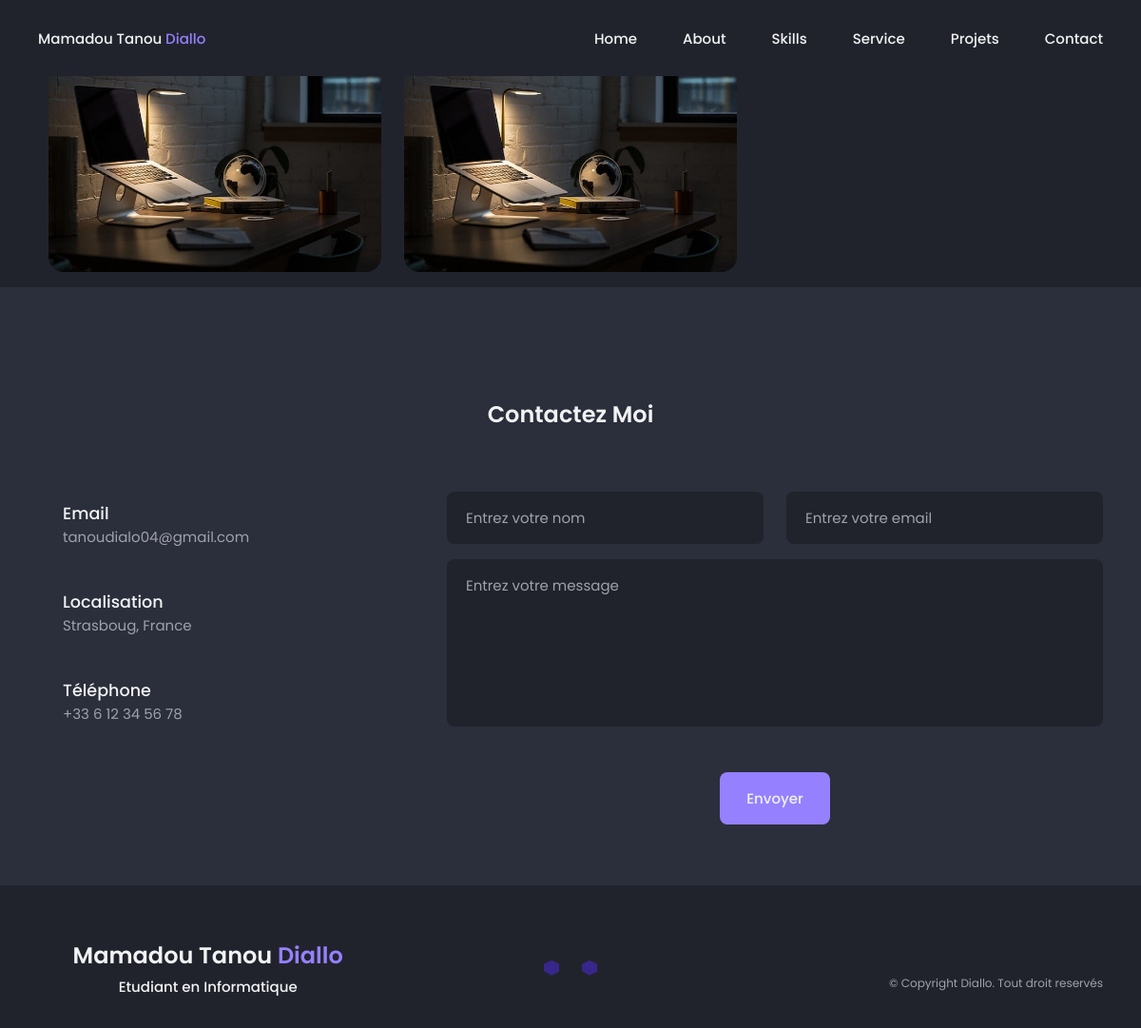
The app's page /contact.php, older data.
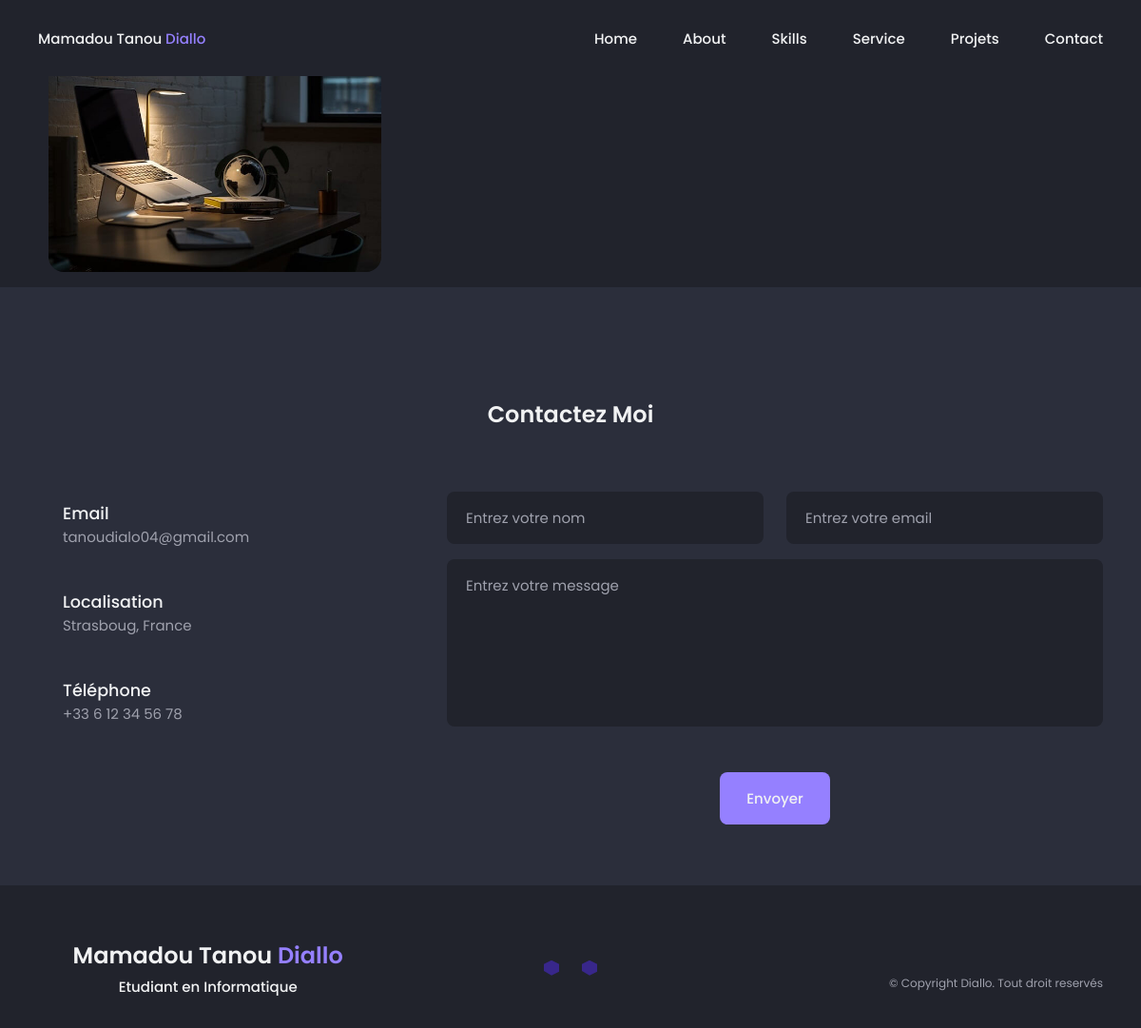
The same page, newer data.
### tables this page shows
CREATE TABLE projects (
                id INTEGER PRIMARY KEY AUTOINCREMENT,
                name TEXT NOT NULL,
                description TEXT NOT NULL,
                image TEXT,
                show_more_link TEXT
            );

### contact.php (the view, shortened to what this page needs)
<?php
$db = Database::getInstance()->getConnection();
?>
<!DOCTYPE html>
<html lang="en">
<head>
    <link rel="stylesheet" href="assets/css/styles.css">
</head>
<body>
<header class="header" id="header">
</header>
<main class="main">
    <section class="projects">
        <h2>Projects</h2>
        <div class="projects__container container grid">
            <?php
            $stmt = $db->query("SELECT * FROM projects");
            while ($row = $stmt->fetch(PDO::FETCH_ASSOC)) {
                echo "<article class='projects__card'>";
                if (!empty($row['image'])) {
                    echo "<img src='" . htmlspecialchars($row['image']) . "' alt='" . htmlspecialchars($row['name']) . "' class='projects__img'>";
                }
                echo "</article>";
            }
            ?>
        </div>
    </section>
</main>
<footer class="footer">
</footer>
</body>
</html>

### assets/css/commun.css (style rules this page uses)
@media screen and (min-width: 1152px) { :root { --biggest-font-size: 4rem; --bigger-font-size: 2rem; --h1-font-size: 2.25rem; --h2-font-size: 2.5rem; --h3-font-size: 1.25rem; --normal-font-size: 1rem; --small-font-size: .875rem; --smaller-font-size: .813rem; } }
.header { position: fixed; width: 100%; background-color: var(--container-color); top: 0; left: 0; z-index: var(--z-fixed); }
.nav { height: var(--header-height); display: flex; justify-content: space-between; align-items: center; }
.nav__logo { color: var(--title-color); font-weight: var(--font-medium); }
.nav__logo span { color: var(--first-color); }
.nav__list { display: flex; flex-direction: column; row-gap: 3rem; }
.nav__link { color: var(--title-color); font-weight: var(--font-medium); transition: color .4s; }
* { box-sizing: border-box; padding: 0; margin: 0; }
html { scroll-behavior: smooth; }
input, textarea, button, body { font-family: var(--body-font); font-size: var(--normal-font-size); }
body { background-color: var(--body-color); color: var(--text-color); }
input, textarea, button { outline: none; border: none; }
h1,h2,h3,h4 { color: var(--title-color); font-weight: var(--font-medium); }
ul { list-style:none; }
a { text-decoration: none; }
img, svg { max-width: 100%; height: auto; }
.container { max-width: 1120px; margin-inline: 1.5rem; }
.grid { display: grid; gap: 1.5rem; }
.section { padding-block: 5rem 2rem; }
.section__title, .section__subtitle { text-align: center; color: var(--title-color); font-weight: var(--font-semi-bold); }
.section__title { font-size: var(--h1-font-size); margin-bottom: 1.5rem; }
.main { overflow: hidden; }
@media screen and (min-width : 576px) { .home__container, .about__container, .skills__container, .services__container, .projects__container, .contact__container { grid-template-columns: 360px; justify-content: center; } }
@media screen and (min-width: 768px) { .nav__menu { width: 55%; } }
@media screen and (min-width: 768px) { .services__container, .projects__container { grid-template-columns: repeat(2, 352px); } }
@media screen  and (min-width: 1023px) { .section { padding-block: 7rem 2rem; } }
@media screen  and (min-width: 1023px) { .nav { height: calc(var(--header-height) + 1.5rem); } }
@media screen  and (min-width: 1023px) { .nav__list { flex-direction: row; column-gap: 3rem; } }
@media screen  and (min-width: 1023px) { .nav__menu { width: initial; } }
@media screen  and (min-width: 1152px) { .container { margin-inline: auto; } }
@media screen  and (min-width: 1152px) { .projects__container { grid-template-columns: repeat(3, 350px); row-gap: 3rem; padding-block: 2.5rem 4rem; } }
@media screen  and (min-width: 1152px) { .contact__container { grid-template-columns: 680px; padding-block: 2.5rem 2rem; } }
@media screen  and (min-width: 1152px) { .contact__form { row-gap: 1.5rem; } }
@media screen  and (min-width: 1152px) { .contact__group { grid-template-columns: repeat(2, 1fr); column-gap: 1.5rem; } }
@media screen  and (min-width: 1152px) { .contact__input { padding: 1.5rem; } }
@media screen  and (min-width: 1152px) { .contact__form textarea { height: 20rem; } }
@media screen  and (min-width: 1152px) { .footer { padding-block: 4.5rem 4rem; } }
@media screen  and (min-width: 1152px) { .footer__container { grid-template-columns: repeat(3, 1fr); align-items: center; text-align: initial; } }
@media screen  and (min-width: 1152px) { .footer__title { font-size: var(--bigger-font-size); } }
@media screen  and (min-width: 1152px) { .footer__social { column-gap: 1.5rem; } }
@media screen  and (min-width: 1152px) { .footer__copy { margin: 0; justify-self: flex-end; } }

### assets/css/footer.css (style rules this page uses)
.footer { background-color: var(--container-color); padding-block: 3.5rem 2rem; }
.footer__container { row-gap: 2rem; text-align: center; }
.footer__title { font-size: var(--h1-font-size); font-weight: var(--font-semi-bold); margin-bottom: .25rem; }
.footer__title span { color: var(--first-color); }
.footer__education { font-size: var(--normal-font-size); }
.footer__social { display: flex; justify-content: center; columns: 1.25rem; }
.footer__social-link { display: flex; background-color: var(--first-color-alt); padding: .5rem; color: var(--title-color); font-size: 1.5rem; clip-path: polygon(50% 0%, 100% 25%, 100% 75%, 50% 100%, 0% 70%, 0% 25%); transition: transform .4s; }
.footer__copy { font-size: var(--smaller-font-size); margin-top: 2rem; }

Row changes from the older to the newer data that the page shows:
removed projects: image (picture)
